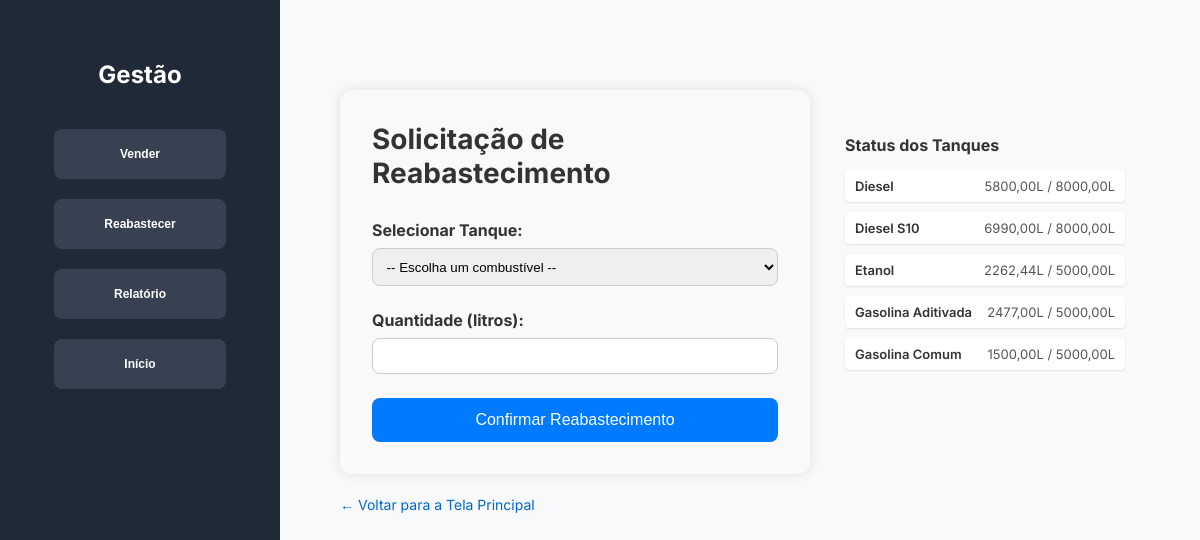
/reabastecer, run on an earlier commit of the app's database.
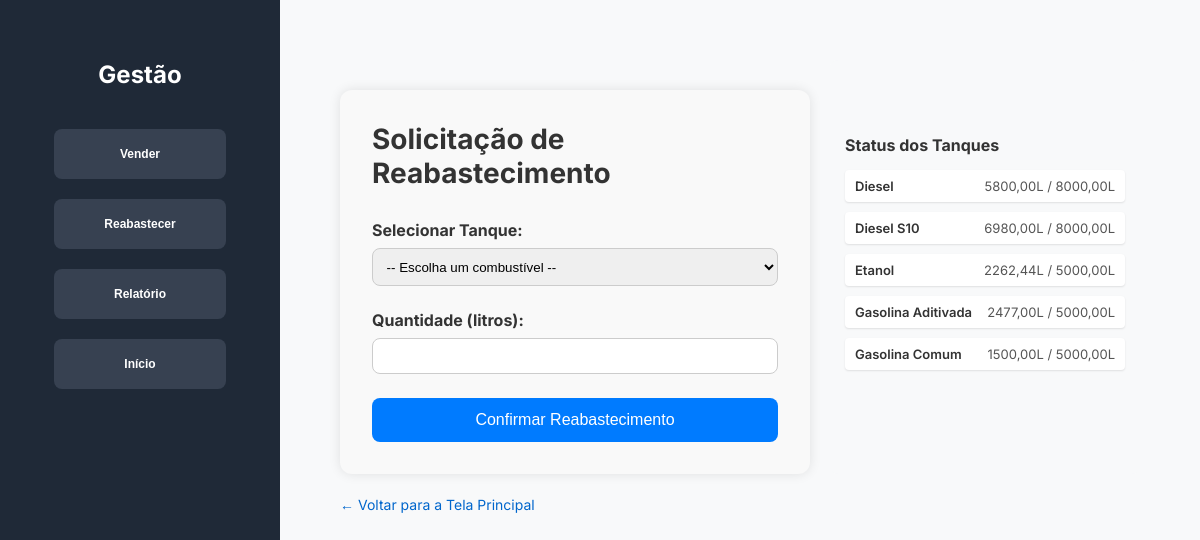
And on a later commit of the database.
### gestaoPostoCombustivel/models.py (models this page shows, shortened)
class Tanque(models.Model):
    combustivel = models.OneToOneField(
        PrecoCombustivel,
        on_delete=models.PROTECT,
        primary_key=True
    )
    quantidade_disponivel = models.DecimalField(max_digits=10, decimal_places=2)
    capacidade_maxima = models.DecimalField(max_digits=10, decimal_places=2)
    class Meta:
        verbose_name = "Tanque de Combustível"
        verbose_name_plural = "Tanques de Combustíveis"

class PrecoCombustivel(models.Model):
    id_combustivel = models.CharField(
        max_length=20,
        choices=TIPO_COMBUSTIVEL_CHOICES,
        unique=True,
        primary_key=True
    )
    preco_por_litro = models.DecimalField(max_digits=6, decimal_places=2)
    data_atualizacao = models.DateTimeField(auto_now=True)
    class Meta:
        verbose_name = "Combustível (Preço)"
        verbose_name_plural = "Combustíveis (Preços)"

### gestaoPostoCombustivel/views.py (the view, shortened to what this page needs)
# urls.py: path('reabastecer', views.reabastecer, name='reabastecer'), # rota para a view reabastecer
def reabastecer(request):
    tanques = Tanque.objects.select_related('combustivel').all().order_by('combustivel__id_combustivel')
    context = {
        'tanques': tanques,
    }
    return render(request, 'reabastecer.html', context)

### gestaoPostoCombustivel/templates/reabastecer.html (shortened to what this page needs)
{% load static %}
<!DOCTYPE html>
<html lang="pt-br">
<head>
  <link rel="stylesheet" href="{% static 'assets/css/style.css' %}">
  <link rel="stylesheet" href="{% static 'assets/css/reabastecer.css' %}">
</head>
<body>
  <div class="container">
    <aside class="sidebar">
      <h2 class="logo">Gestão</h2>
      <nav class="menu">
        <a href="{% url 'venda' %}">
          <button>Vender</button>
        </a>
        <a href="{% url 'reabastecer' %}">
          <button>Reabastecer</button>
        </a>
        <a href="{% url 'relatorio' %}">
          <button>Relatório</button>
        </a>
        <a href="{% url 'index' %}">
          <button>Início</button>
        </a>
      </nav>
    </aside>
    <div class="main-content">
      <div class="content-wrapper">
        <form class="refill-form" method="POST" action="{% url 'reabastecer' %}">
          <h1 class="title">Solicitação de Reabastecimento</h1>
          <div class="form-group">
            <label for="combustivel">Selecionar Tanque:</label>
            <select id="combustivel" name="combustivel" required>
              <option value="">-- Escolha um combustível --</option>
            </select>
          </div>
          <div class="form-group">
            <label for="quantidade">Quantidade (litros):</label>
            <input type="number" id="quantidade" name="quantidade" min="0.01" step="0.01" required />
          </div>
          <button type="submit" class="refill-btn">Confirmar Reabastecimento</button>
        </form>
        <div class="tank-info-simple">
          <h3>Status dos Tanques</h3>
          <div class="tank-list-simple">
            {% for tanque in tanques %}
              <div class="tank-item-simple">
                <span class="tank-name">{{ tanque.combustivel.get_id_combustivel_display }}</span>
                <span class="tank-level">{{ tanque.quantidade_disponivel|floatformat:2 }}L / {{ tanque.capacidade_maxima|floatformat:2 }}L</span>
              </div>
            {% endfor %}
          </div>
        </div>
      </div>
      <div class="back-button">
        <a href="{% url 'index' %}">
          &#8592; Voltar para a Tela Principal
        </a>
      </div>
    </div>
  </div>
</body>
</html>

What changed in the data, as far as the page shows it:
changed Tanque "Diesel S10": quantidade_disponivel "6990,00" → "6980,00"
